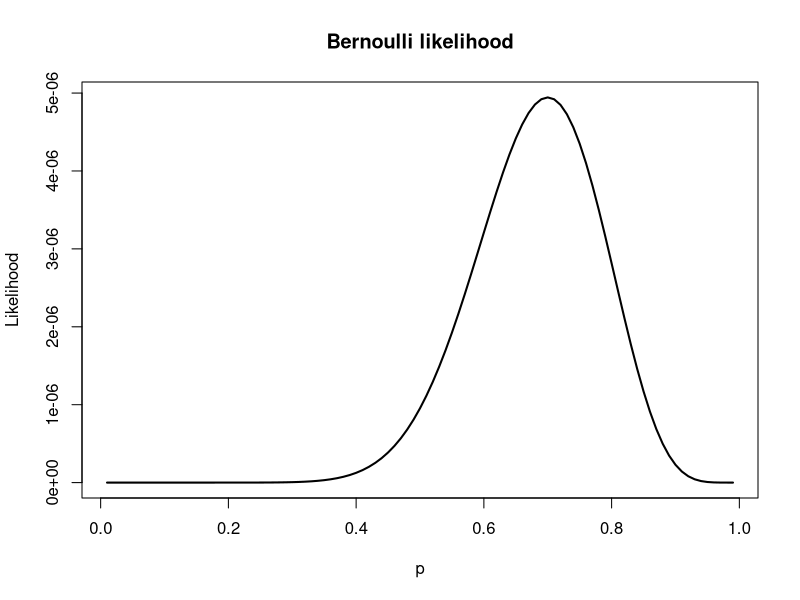
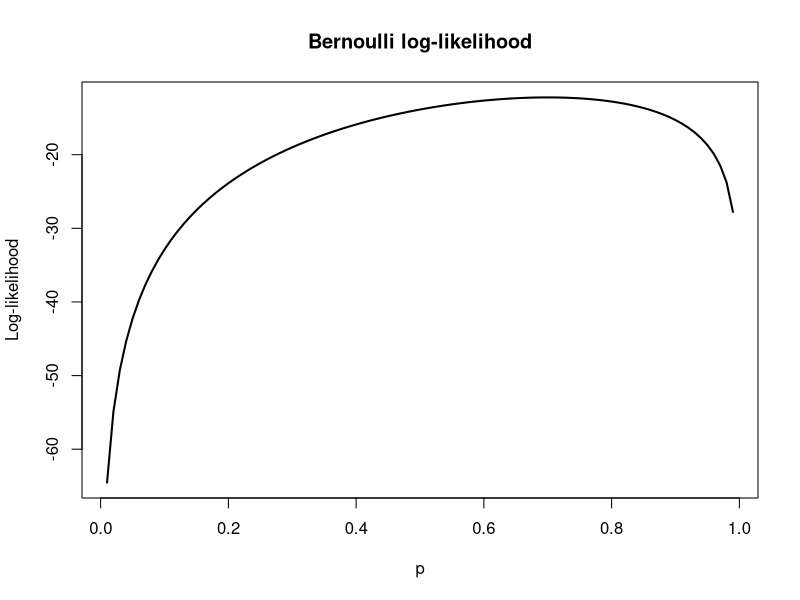
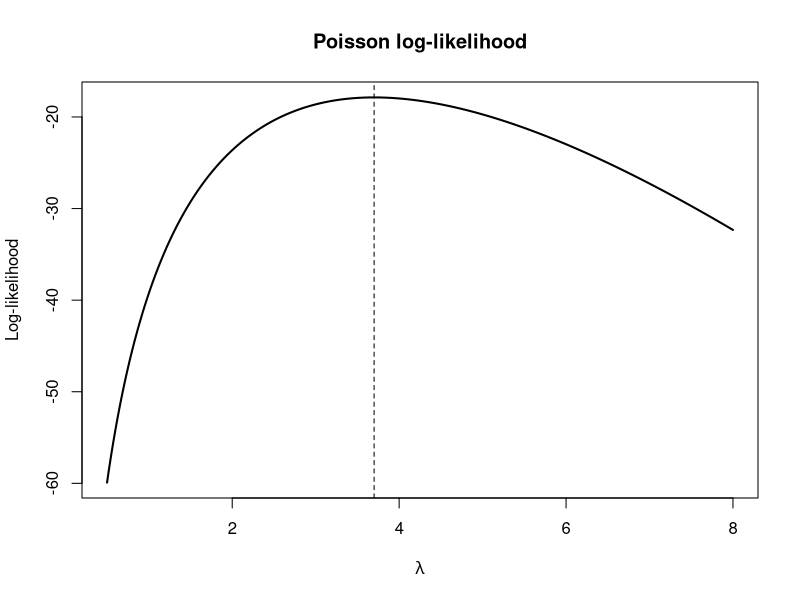

These charts were generated, in order, by the following R code:
## ---- chunk 1
knitr::opts_chunk$set(
  echo = TRUE,
  message = FALSE,
  warning = FALSE,
  comment = "",
  collapse = TRUE,
  fig.align = "center",
  fig.width = 6.5,
  fig.height = 4,
  fig.retina = 2
)
## ---- chunk 2
p <- seq(0.01, 0.99, by = 0.01)
x <- 14
n <- 20

lik <- p^x * (1 - p)^(n - x)
loglik <- x * log(p) + (n - x) * log(1 - p)

plot(p, lik, type = "l", lwd = 2,
     xlab = "p", ylab = "Likelihood",
     main = "Bernoulli likelihood")
plot(p, loglik, type = "l", lwd = 2,
     xlab = "p", ylab = "Log-likelihood",
     main = "Bernoulli log-likelihood")
## ---- chunk 3
orders <- c(2, 3, 5, 4, 3, 6, 2, 4, 5, 3)
## ---- chunk 4
lambda_values <- c(3.0, 3.7, 4.0, 5.0)
n_orders <- length(orders)
loglik_values <- -n_orders * lambda_values + sum(orders) * log(lambda_values) -
  sum(lgamma(orders + 1))
knitr::kable(
  data.frame(lambda = lambda_values, loglik = loglik_values),
  col.names = c("$\\lambda$", "$\\ell(\\lambda)$"),
  digits = 2,
  align = "rr"
)
## ---- chunk 5
orders <- c(2, 3, 5, 4, 3, 6, 2, 4, 5, 3)
n_orders <- length(orders)
lambda <- seq(0.5, 8, by = 0.01)

loglik <- -n_orders * lambda + sum(orders) * log(lambda) -
  sum(lgamma(orders + 1))

plot(lambda, loglik, type = "l", lwd = 2,
     xlab = expression(lambda), ylab = "Log-likelihood",
     main = "Poisson log-likelihood")
abline(v = mean(orders), lty = 2)
## ---- chunk 6
x <- 14
n <- 20
p_values <- c(0.5, 0.6, 0.7, 0.8)
lik_values <- p_values^x * (1 - p_values)^(n - x)
loglik_values <- x * log(p_values) + (n - x) * log(1 - p_values)
format_sci <- function(z) {
  exponent <- floor(log10(z))
  mantissa <- z / 10^exponent
  sprintf("$%.2f\\times 10^{%d}$", mantissa, exponent)
}
knitr::kable(
  data.frame(
    p = p_values,
    likelihood = format_sci(lik_values),
    loglik = formatC(loglik_values, format = "f", digits = 2)
  ),
  col.names = c("$p$", "$L(p)$", "$\\ell(p)$"),
  align = "rrr"
)
